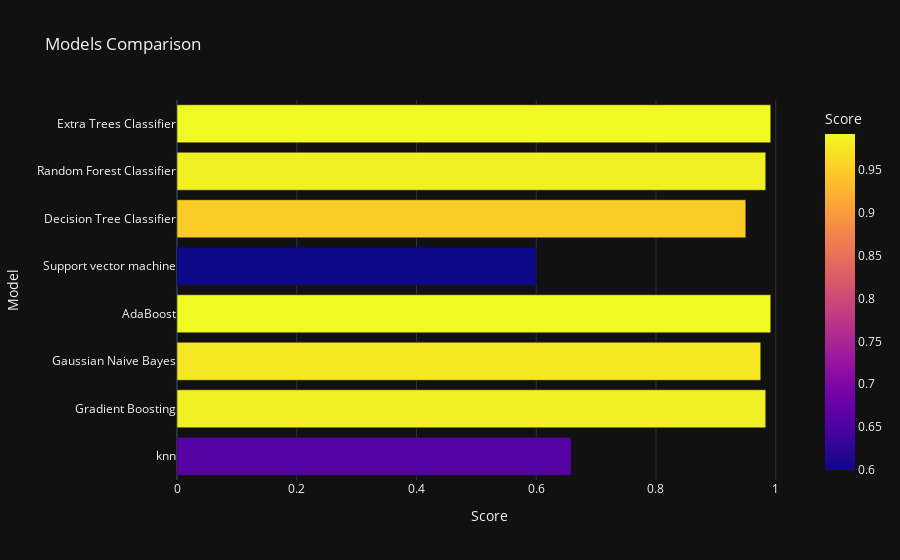

Write notebook code for a chart like this one.
### Code cell
px.bar(data_frame = models, x = 'Score', y = 'Model', color = 'Score', template = 'plotly_dark', 
       title = 'Models Comparison')

### Figure 1 — Plotly figure (JSON) as saved in the notebook; plotly's stock layout.template omitted (floating-point values rounded to 4 significant figures)
{"data": [{"alignmentgroup": "True", "hovertemplate": "Score=%{marker.color}<br>Model=%{y}<extra></extra>", "legendgroup": "", "marker": {"color": [0.6583, 0.9833, 0.975, 0.9917, 0.6, 0.95, 0.9833, 0.9917], "coloraxis": "coloraxis", "pattern": {"shape": ""}}, "name": "", "offsetgroup": "", "orientation": "h", "showlegend": false, "textposition": "auto", "type": "bar", "x": [0.6583, 0.9833, 0.975, 0.9917, 0.6, 0.95, 0.9833, 0.9917], "xaxis": "x", "y": ["knn", "Gradient Boosting", "Gaussian Naive Bayes", "AdaBoost", "Support vector machine", "Decision Tree Classifier", "Random Forest Classifier", "Extra Trees Classifier"], "yaxis": "y"}], "layout": {"barmode": "relative", "coloraxis": {"colorbar": {"title": {"text": "Score"}}, "colorscale": [[0, "#0d0887"], [0.1111, "#46039f"], [0.2222, "#7201a8"], [0.3333, "#9c179e"], [0.4444, "#bd3786"], [0.5556, "#d8576b"], [0.6667, "#ed7953"], [0.7778, "#fb9f3a"], [0.8889, "#fdca26"], [1, "#f0f921"]]}, "legend": {"tracegroupgap": 0}, "title": {"text": "Models Comparison"}, "xaxis": {"anchor": "y", "domain": [0, 1], "title": {"text": "Score"}}, "yaxis": {"anchor": "x", "domain": [0, 1], "title": {"text": "Model"}}}}
